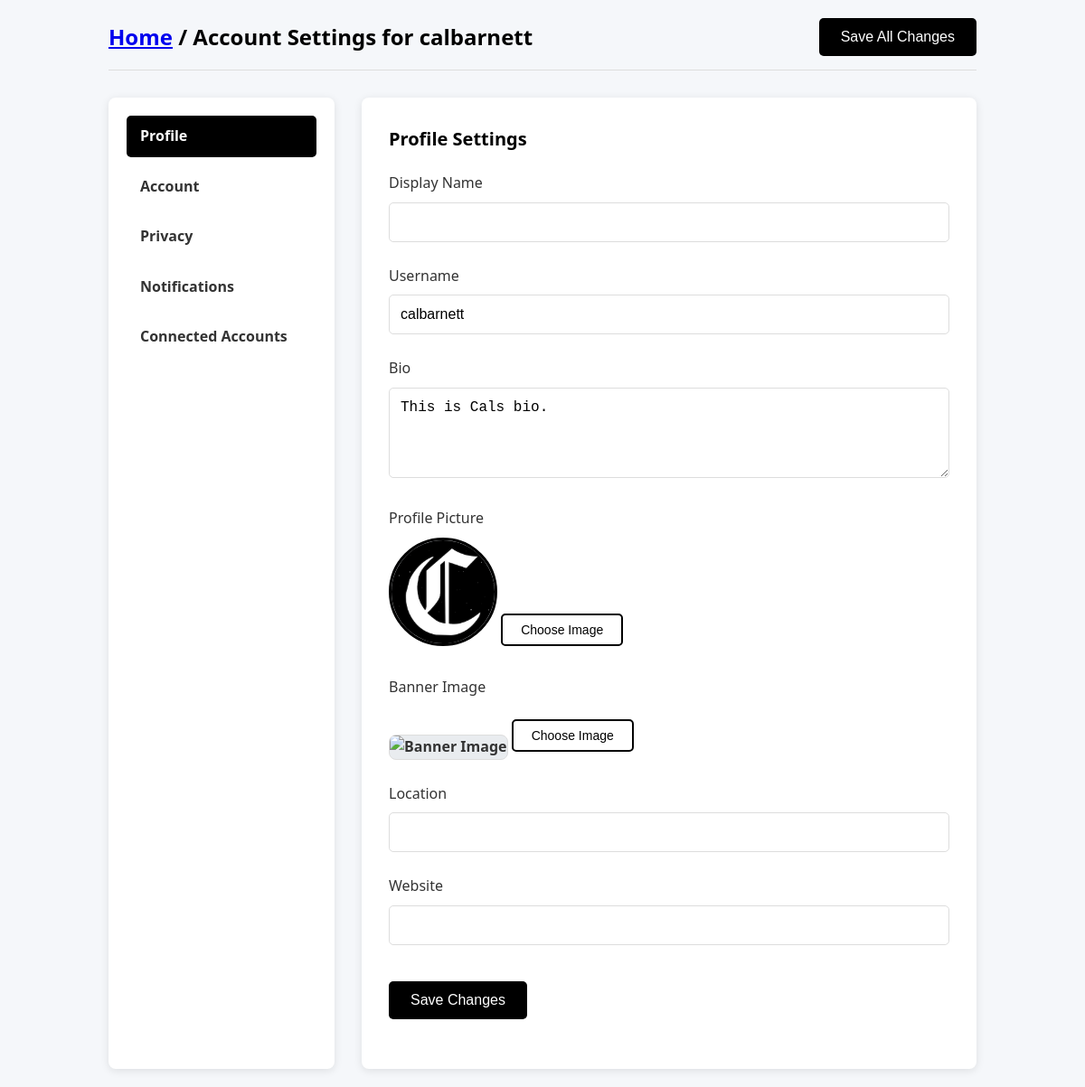
The page /settings (signed in) on the database its author committed.
### Cosmical_Core/models.py (models this page shows, shortened)
class Profile(models.Model):
    user = models.ForeignKey(User, on_delete=models.CASCADE)
    id_user = models.IntegerField()
    bio = models.TextField(blank=True)
    profileimg = models.ImageField(upload_to='profile_images', default ='static/images/profileimage.png')
    bannerimg = models.ImageField(upload_to='banner_images', default ='static/images/profileimage.png')
    location = models.CharField(max_length=100, blank=True)

### Cosmical_Core/views.py (the view, shortened to what this page needs)
# urls.py: path('settings', views.settings, name='settings'),
@login_required(login_url='login')
def settings(request):
    user_profile = Profile.objects.get(user=request.user)
    following_records = FollowersCount.objects.filter(follower=request.user.username)
    subscriptions = []
    for record in following_records:
        try:
            followed_user = User.objects.get(username=record.user)
            followed_profile = Profile.objects.get(user=followed_user)
            subscriptions.append({
                'username': record.user,
                'profile_img': followed_profile.profileimg.url
            })
        except (User.DoesNotExist, Profile.DoesNotExist):
            continue
    return render(request, 'settings.html', {
        'user_profile': user_profile,
        'subscriptions': subscriptions
    })

### Cosmical_Core/context_processors.py (called while the page is built)
def subscription_processor(request):
    context = {'subscriptions': []}
    if request.user.is_authenticated:
        following_records = FollowersCount.objects.filter(follower=request.user.username)
        subscriptions = []
        for record in following_records:
            try:
                followed_user = User.objects.get(username=record.user)
                followed_profile = Profile.objects.get(user=followed_user)
                subscriptions.append({
                    'username': record.user,
                    'profile_img': followed_profile.profileimg.url
                })
            except (User.DoesNotExist, Profile.DoesNotExist):
                continue
        context['subscriptions'] = subscriptions
    return context

### templates/settings.html (shortened to what this page needs)
{% load static %}
<!DOCTYPE html>
<html lang="en">
<head>
    <link rel="stylesheet" href="{% static 'css/settingsstyles.css' %}">
</head>
<body>
    <div class="container">
        <div class="settings-header">
        <h1><a href = "/">Home</a> / Account Settings for <b>{{user.username}}</h1>
            <button class="btn" id="save-all-settings" type = "submit">Save All Changes</button>
        </div>
        <div class="settings-wrapper">
            <div class="settings-sidebar">
                <ul class="sidebar-nav">
                    <li><a href="#profile" class="active">Profile</a></li>
                    <li><a href="#account">Account</a></li>
                    <li><a href="#privacy">Privacy</a></li>
                    <li><a href="#notifications">Notifications</a></li>
                    <li><a href="#connected-accounts">Connected Accounts</a></li>
                </ul>
            </div>
            <div class="settings-content">
                <form id="settings-form" action="" method="POST" enctype="multipart/form-data">
                    <div class="settings-section" id="profile">
                        <h2>Profile Settings</h2>
                        <div class="form-group">
                            <label for="display-name">Display Name</label>
                            <input type="text" id="display-name" name="display_name" value="{{ user.profile.display_name }}">
                        </div>
                        <div class="form-group">
                            <label for="username">Username</label>
                            <input type="text" id="username" name="username" value="{{ user.username }}">
                        </div>
                        <div class="form-group">
                            <label for="bio">Bio</label>
                            <textarea id="bio" name="bio">{{user_profile.bio}}</textarea>
                        </div>
                        <div class="form-group">
                            <label>Profile Picture</label>
                            <div class="image-upload-container">
                                <img id="profile-pic-preview" class="profile-pic-preview" src="{{ user_profile.profileimg.url|default:'/static/icons/profile_icon.png' }}" alt="Profile Picture">
                                <div class="upload-btn-wrapper">
                                    <button class="upload-btn" type="button">Choose Image</button>
                                </div>
                            </div>
                        </div>
                        <div class="form-group">
                            <label>Banner Image</label>
                            <div class="image-upload-container">
                                <img id="banner-preview" class="banner-preview" src="{{ user.profile.bannerimg.url|default:'/static/images/default-banner.png' }}" alt="Banner Image">
                                <div class="upload-btn-wrapper">
                                    <button class="upload-btn" type="button">Choose Image</button>
                                </div>
                            </div>
                        </div>
                        <div class="form-group">
                            <label for="location">Location</label>
                            <input type="text" id="location" name="location" value="{{user.profile.location}}">
                        </div>
                        <div class="form-group">
                            <label for="website">Website</label>
                            <input type="text" id="website" name="website" value="{{ user.profile.website }}">
                        </div>
                    </div>
                    <div class="form-group">
                        <button type="submit" class="btn">Save Changes</button>
                    </div>
                </form>
            </div>
        </div>
    </div>
</body>
</html>

### static/css/settingsstyles.css (style rules this page uses)
:root { --primary-color: #000000; --secondary-color: #3a5795; --background-color: #f5f7fa; --text-color: #333; --border-color: #ddd; --success-color: #4caf50; --danger-color: #f44336; --shadow: 0 2px 10px rgba(0, 0, 0, 0.1); }
* { margin: 0; padding: 0; box-sizing: border-box; }
body { font-family: 'Segoe UI', Tahoma, Geneva, Verdana, sans-serif; background-color: var(--background-color); color: var(--text-color); line-height: 1.6; }
.container { max-width: 1000px; margin: 0 auto; padding: 20px; }
.settings-header { display: flex; align-items: center; justify-content: space-between; margin-bottom: 30px; padding-bottom: 15px; border-bottom: 1px solid var(--border-color); }
.settings-header h1 { font-size: 24px; color: var(--primary-color); }
.settings-wrapper { display: flex; gap: 30px; }
.settings-sidebar { width: 250px; background: white; border-radius: 8px; box-shadow: var(--shadow); padding: 20px; flex-shrink: 0; }
.sidebar-nav { list-style: none; }
.sidebar-nav li { margin-bottom: 10px; }
.sidebar-nav a { display: block; padding: 10px 15px; text-decoration: none; color: var(--text-color); border-radius: 5px; transition: all 0.3s ease; }
.sidebar-nav a.active { background-color: var(--primary-color); color: white; }
.settings-content { flex-grow: 1; background: white; border-radius: 8px; box-shadow: var(--shadow); padding: 30px; }
.settings-section { margin-bottom: 40px; }
.settings-section h2 { margin-bottom: 20px; color: var(--primary-color); font-size: 20px; }
.form-group { margin-bottom: 25px; }
.form-group label { display: block; margin-bottom: 8px; font-weight: 500; }
.form-group input[type="text"], .form-group input[type="email"], .form-group input[type="password"], .form-group textarea, .form-group select { width: 100%; padding: 12px; border: 1px solid var(--border-color); border-radius: 5px; font-size: 16px; }
.form-group textarea { resize: vertical; min-height: 100px; }
.btn { display: inline-block; padding: 12px 24px; background-color: var(--primary-color); color: white; border: none; border-radius: 5px; font-size: 16px; cursor: pointer; transition: background-color 0.3s ease; }
.image-upload-container { margin-bottom: 20px; }
.profile-pic-preview { width: 120px; height: 120px; border-radius: 50%; object-fit: cover; border: 3px solid var(--primary-color); background-color: #e9ecef; }
.banner-preview { width: 100%; height: 200px; object-fit: cover; border-radius: 8px; border: 1px solid var(--border-color); background-color: #e9ecef; }
.upload-btn-wrapper { position: relative; overflow: hidden; display: inline-block; margin-top: 15px; }
.upload-btn { border: 2px solid var(--primary-color); color: var(--primary-color); background-color: white; padding: 8px 20px; border-radius: 5px; font-size: 14px; cursor: pointer; }

### rows shown on the page
Profile: bio "This is Cals bio.", profileimg (picture)

### other values the page prints
{{ user.username }} "calbarnett"
